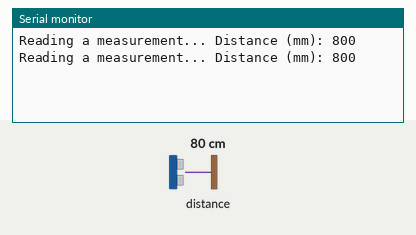
Recording of a sketch running on a simulated Arduino Uno, built with avr-gcc and run on an emulated ATmega328P. Shown: the last lines printed to the serial monitor. The inputs (shaded band) are chosen by the test bench; at power-on: distance to the obstacle 80 cm.

Above: at 10.8 s.
10.9 s: distance to the obstacle set to 250 cm
At 15.3 s:
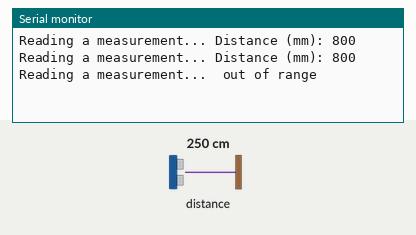
21.5 s: distance to the obstacle set to 2 cm
At 25.4 s:
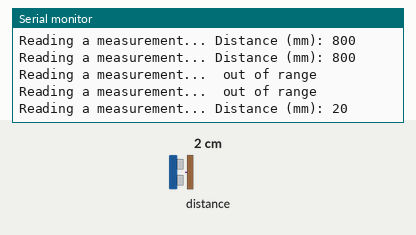

Measured:
- after the input at 10.9 s, the serial monitor: prints a new line after 4.1 s (image 1)
- after the input at 21.5 s, the serial monitor: prints a new line after 3.5 s (image 2)

The sketch:

range.ino
```cpp
#include "Adafruit_VL53L0X.h"
Adafruit_VL53L0X rangeSensor = Adafruit_VL53L0X();
unsigned long timing;
void setup()
{
Serial.begin(115200);
rangeSensor.begin();
}
void loop()
{
  if (millis() - timing > 5000){
    timing = millis();
    VL53L0X_RangingMeasurementData_t measure;
    Serial.print("Reading a measurement... ");
    rangeSensor.rangingTest(&measure, false);
    if (measure.RangeStatus != 4)
    {
      Serial.print("Distance (mm): ");
      Serial.println(measure.RangeMilliMeter);
    }
    else
    {
    Serial.println(" out of range ");
    }
  }
}
```
